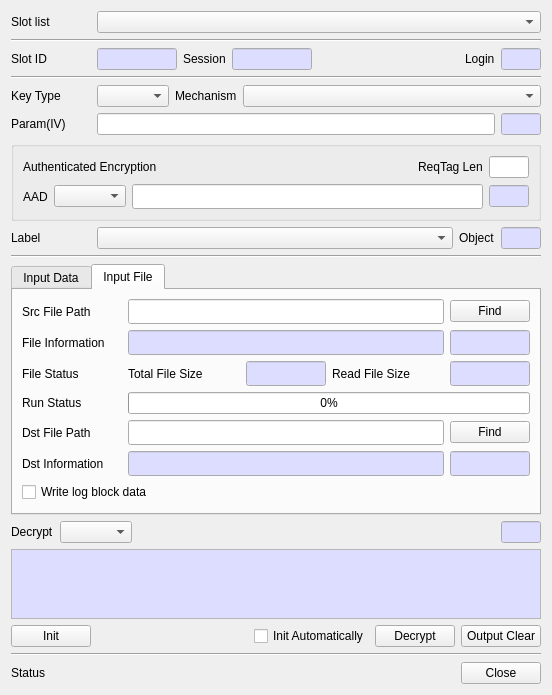
<?xml version="1.0" encoding="UTF-8"?>
<ui version="4.0">
 <class>DecryptDlg</class>
 <widget class="QDialog" name="DecryptDlg">
  <property name="geometry">
   <rect>
    <x>0</x>
    <y>0</y>
    <width>552</width>
    <height>671</height>
   </rect>
  </property>
  <property name="windowTitle">
   <string>Decrypt</string>
  </property>
  <layout class="QVBoxLayout" name="verticalLayout">
   <item>
    <layout class="QGridLayout" name="gridLayout">
     <property name="topMargin">
      <number>0</number>
     </property>
     <item row="0" column="0">
      <widget class="QLabel" name="label">
       <property name="minimumSize">
        <size>
         <width>80</width>
         <height>0</height>
        </size>
       </property>
       <property name="text">
        <string>Slot list</string>
       </property>
      </widget>
     </item>
     <item row="0" column="1">
      <widget class="QComboBox" name="mSlotsCombo">
       <property name="sizePolicy">
        <sizepolicy hsizetype="Preferred" vsizetype="Fixed">
         <horstretch>1</horstretch>
         <verstretch>0</verstretch>
        </sizepolicy>
       </property>
      </widget>
     </item>
    </layout>
   </item>
   <item>
    <widget class="Line" name="line">
     <property name="orientation">
      <enum>Qt::Horizontal</enum>
     </property>
    </widget>
   </item>
   <item>
    <layout class="QHBoxLayout" name="horizontalLayout">
     <property name="bottomMargin">
      <number>0</number>
     </property>
     <item>
      <widget class="QLabel" name="label_10">
       <property name="minimumSize">
        <size>
         <width>80</width>
         <height>0</height>
        </size>
       </property>
       <property name="text">
        <string>Slot ID</string>
       </property>
      </widget>
     </item>
     <item>
      <widget class="QLineEdit" name="mSlotIDText">
       <property name="maximumSize">
        <size>
         <width>80</width>
         <height>16777215</height>
        </size>
       </property>
       <property name="palette">
        <palette>
         <active>
          <colorrole role="Base">
           <brush brushstyle="SolidPattern">
            <color alpha="255">
             <red>221</red>
             <green>221</green>
             <blue>255</blue>
            </color>
           </brush>
          </colorrole>
         </active>
         <inactive>
          <colorrole role="Base">
           <brush brushstyle="SolidPattern">
            <color alpha="255">
             <red>221</red>
             <green>221</green>
             <blue>255</blue>
            </color>
           </brush>
          </colorrole>
         </inactive>
         <disabled>
          <colorrole role="Base">
           <brush brushstyle="SolidPattern">
            <color alpha="255">
             <red>240</red>
             <green>240</green>
             <blue>240</blue>
            </color>
           </brush>
          </colorrole>
         </disabled>
        </palette>
       </property>
       <property name="readOnly">
        <bool>true</bool>
       </property>
      </widget>
     </item>
     <item>
      <widget class="QLabel" name="label_9">
       <property name="text">
        <string>Session</string>
       </property>
      </widget>
     </item>
     <item>
      <widget class="QLineEdit" name="mSessionText">
       <property name="maximumSize">
        <size>
         <width>80</width>
         <height>16777215</height>
        </size>
       </property>
       <property name="palette">
        <palette>
         <active>
          <colorrole role="Base">
           <brush brushstyle="SolidPattern">
            <color alpha="255">
             <red>221</red>
             <green>221</green>
             <blue>255</blue>
            </color>
           </brush>
          </colorrole>
         </active>
         <inactive>
          <colorrole role="Base">
           <brush brushstyle="SolidPattern">
            <color alpha="255">
             <red>221</red>
             <green>221</green>
             <blue>255</blue>
            </color>
           </brush>
          </colorrole>
         </inactive>
         <disabled>
          <colorrole role="Base">
           <brush brushstyle="SolidPattern">
            <color alpha="255">
             <red>240</red>
             <green>240</green>
             <blue>240</blue>
            </color>
           </brush>
          </colorrole>
         </disabled>
        </palette>
       </property>
       <property name="readOnly">
        <bool>true</bool>
       </property>
      </widget>
     </item>
     <item>
      <spacer name="horizontalSpacer_2">
       <property name="orientation">
        <enum>Qt::Horizontal</enum>
       </property>
       <property name="sizeHint" stdset="0">
        <size>
         <width>40</width>
         <height>20</height>
        </size>
       </property>
      </spacer>
     </item>
     <item>
      <widget class="QLabel" name="label_8">
       <property name="text">
        <string>Login</string>
       </property>
      </widget>
     </item>
     <item>
      <widget class="QLineEdit" name="mLoginText">
       <property name="maximumSize">
        <size>
         <width>40</width>
         <height>16777215</height>
        </size>
       </property>
       <property name="palette">
        <palette>
         <active>
          <colorrole role="Base">
           <brush brushstyle="SolidPattern">
            <color alpha="255">
             <red>221</red>
             <green>221</green>
             <blue>255</blue>
            </color>
           </brush>
          </colorrole>
         </active>
         <inactive>
          <colorrole role="Base">
           <brush brushstyle="SolidPattern">
            <color alpha="255">
             <red>221</red>
             <green>221</green>
             <blue>255</blue>
            </color>
           </brush>
          </colorrole>
         </inactive>
         <disabled>
          <colorrole role="Base">
           <brush brushstyle="SolidPattern">
            <color alpha="255">
             <red>240</red>
             <green>240</green>
             <blue>240</blue>
            </color>
           </brush>
          </colorrole>
         </disabled>
        </palette>
       </property>
       <property name="readOnly">
        <bool>true</bool>
       </property>
      </widget>
     </item>
    </layout>
   </item>
   <item>
    <widget class="Line" name="line_2">
     <property name="orientation">
      <enum>Qt::Horizontal</enum>
     </property>
    </widget>
   </item>
   <item>
    <layout class="QGridLayout" name="gridLayout_2">
     <property name="topMargin">
      <number>0</number>
     </property>
     <item row="0" column="0">
      <widget class="QLabel" name="label_2">
       <property name="minimumSize">
        <size>
         <width>80</width>
         <height>0</height>
        </size>
       </property>
       <property name="maximumSize">
        <size>
         <width>80</width>
         <height>16777215</height>
        </size>
       </property>
       <property name="text">
        <string>Key Type</string>
       </property>
      </widget>
     </item>
     <item row="0" column="1">
      <widget class="QComboBox" name="mKeyTypeCombo"/>
     </item>
     <item row="0" column="2">
      <widget class="QLabel" name="label_4">
       <property name="text">
        <string>Mechanism</string>
       </property>
      </widget>
     </item>
     <item row="0" column="3">
      <widget class="QComboBox" name="mMechCombo">
       <property name="sizePolicy">
        <sizepolicy hsizetype="Preferred" vsizetype="Fixed">
         <horstretch>1</horstretch>
         <verstretch>0</verstretch>
        </sizepolicy>
       </property>
      </widget>
     </item>
    </layout>
   </item>
   <item>
    <layout class="QGridLayout" name="gridLayout_6">
     <property name="topMargin">
      <number>0</number>
     </property>
     <item row="0" column="1">
      <widget class="QLineEdit" name="mParamText">
       <property name="maximumSize">
        <size>
         <width>16777215</width>
         <height>16777215</height>
        </size>
       </property>
      </widget>
     </item>
     <item row="0" column="0">
      <widget class="QLabel" name="label_7">
       <property name="minimumSize">
        <size>
         <width>80</width>
         <height>0</height>
        </size>
       </property>
       <property name="maximumSize">
        <size>
         <width>80</width>
         <height>16777215</height>
        </size>
       </property>
       <property name="text">
        <string>Param(IV)</string>
       </property>
      </widget>
     </item>
     <item row="0" column="2">
      <widget class="QLineEdit" name="mParamLenText">
       <property name="minimumSize">
        <size>
         <width>40</width>
         <height>0</height>
        </size>
       </property>
       <property name="maximumSize">
        <size>
         <width>40</width>
         <height>16777215</height>
        </size>
       </property>
       <property name="palette">
        <palette>
         <active>
          <colorrole role="Base">
           <brush brushstyle="SolidPattern">
            <color alpha="255">
             <red>221</red>
             <green>221</green>
             <blue>255</blue>
            </color>
           </brush>
          </colorrole>
         </active>
         <inactive>
          <colorrole role="Base">
           <brush brushstyle="SolidPattern">
            <color alpha="255">
             <red>221</red>
             <green>221</green>
             <blue>255</blue>
            </color>
           </brush>
          </colorrole>
         </inactive>
         <disabled>
          <colorrole role="Base">
           <brush brushstyle="SolidPattern">
            <color alpha="255">
             <red>240</red>
             <green>240</green>
             <blue>240</blue>
            </color>
           </brush>
          </colorrole>
         </disabled>
        </palette>
       </property>
       <property name="readOnly">
        <bool>true</bool>
       </property>
      </widget>
     </item>
    </layout>
   </item>
   <item>
    <widget class="QGroupBox" name="mAEGroup">
     <property name="minimumSize">
      <size>
       <width>0</width>
       <height>0</height>
      </size>
     </property>
     <property name="title">
      <string/>
     </property>
     <layout class="QVBoxLayout" name="verticalLayout_4">
      <item>
       <layout class="QGridLayout" name="gridLayout_15">
        <item row="0" column="3">
         <widget class="QLineEdit" name="mReqTagLenText">
          <property name="minimumSize">
           <size>
            <width>40</width>
            <height>0</height>
           </size>
          </property>
          <property name="maximumSize">
           <size>
            <width>40</width>
            <height>16777215</height>
           </size>
          </property>
         </widget>
        </item>
        <item row="0" column="2">
         <widget class="QLabel" name="label_21">
          <property name="text">
           <string>ReqTag Len</string>
          </property>
         </widget>
        </item>
        <item row="0" column="0">
         <widget class="QLabel" name="label_20">
          <property name="text">
           <string>Authenticated Encryption</string>
          </property>
         </widget>
        </item>
        <item row="0" column="1">
         <spacer name="horizontalSpacer_7">
          <property name="orientation">
           <enum>Qt::Horizontal</enum>
          </property>
          <property name="sizeHint" stdset="0">
           <size>
            <width>40</width>
            <height>20</height>
           </size>
          </property>
         </spacer>
        </item>
       </layout>
      </item>
      <item>
       <layout class="QGridLayout" name="gridLayout_18">
        <item row="0" column="2">
         <widget class="QLineEdit" name="mAADText">
          <property name="font">
           <font>
            <family>굴림체</family>
           </font>
          </property>
         </widget>
        </item>
        <item row="0" column="0">
         <widget class="QLabel" name="label_22">
          <property name="text">
           <string>AAD</string>
          </property>
         </widget>
        </item>
        <item row="0" column="1">
         <widget class="QComboBox" name="mAADTypeCombo"/>
        </item>
        <item row="0" column="3">
         <widget class="QLineEdit" name="mAADLenText">
          <property name="minimumSize">
           <size>
            <width>40</width>
            <height>0</height>
           </size>
          </property>
          <property name="maximumSize">
           <size>
            <width>40</width>
            <height>16777215</height>
           </size>
          </property>
          <property name="palette">
           <palette>
            <active>
             <colorrole role="Base">
              <brush brushstyle="SolidPattern">
               <color alpha="255">
                <red>221</red>
                <green>221</green>
                <blue>255</blue>
               </color>
              </brush>
             </colorrole>
            </active>
            <inactive>
             <colorrole role="Base">
              <brush brushstyle="SolidPattern">
               <color alpha="255">
                <red>221</red>
                <green>221</green>
                <blue>255</blue>
               </color>
              </brush>
             </colorrole>
            </inactive>
            <disabled>
             <colorrole role="Base">
              <brush brushstyle="SolidPattern">
               <color alpha="255">
                <red>240</red>
                <green>240</green>
                <blue>240</blue>
               </color>
              </brush>
             </colorrole>
            </disabled>
           </palette>
          </property>
          <property name="readOnly">
           <bool>true</bool>
          </property>
         </widget>
        </item>
       </layout>
      </item>
     </layout>
    </widget>
   </item>
   <item>
    <layout class="QGridLayout" name="gridLayout_3">
     <property name="topMargin">
      <number>0</number>
     </property>
     <item row="0" column="1">
      <widget class="QComboBox" name="mLabelCombo">
       <property name="sizePolicy">
        <sizepolicy hsizetype="Preferred" vsizetype="Fixed">
         <horstretch>1</horstretch>
         <verstretch>0</verstretch>
        </sizepolicy>
       </property>
      </widget>
     </item>
     <item row="0" column="2">
      <widget class="QLabel" name="label_6">
       <property name="text">
        <string>Object</string>
       </property>
      </widget>
     </item>
     <item row="0" column="0">
      <widget class="QLabel" name="label_3">
       <property name="minimumSize">
        <size>
         <width>80</width>
         <height>0</height>
        </size>
       </property>
       <property name="maximumSize">
        <size>
         <width>80</width>
         <height>16777215</height>
        </size>
       </property>
       <property name="text">
        <string>Label</string>
       </property>
      </widget>
     </item>
     <item row="0" column="3">
      <widget class="QLineEdit" name="mObjectText">
       <property name="maximumSize">
        <size>
         <width>40</width>
         <height>16777215</height>
        </size>
       </property>
       <property name="palette">
        <palette>
         <active>
          <colorrole role="Base">
           <brush brushstyle="SolidPattern">
            <color alpha="255">
             <red>221</red>
             <green>221</green>
             <blue>255</blue>
            </color>
           </brush>
          </colorrole>
         </active>
         <inactive>
          <colorrole role="Base">
           <brush brushstyle="SolidPattern">
            <color alpha="255">
             <red>221</red>
             <green>221</green>
             <blue>255</blue>
            </color>
           </brush>
          </colorrole>
         </inactive>
         <disabled>
          <colorrole role="Base">
           <brush brushstyle="SolidPattern">
            <color alpha="255">
             <red>240</red>
             <green>240</green>
             <blue>240</blue>
            </color>
           </brush>
          </colorrole>
         </disabled>
        </palette>
       </property>
       <property name="readOnly">
        <bool>true</bool>
       </property>
      </widget>
     </item>
    </layout>
   </item>
   <item>
    <widget class="Line" name="line_3">
     <property name="orientation">
      <enum>Qt::Horizontal</enum>
     </property>
    </widget>
   </item>
   <item>
    <widget class="QTabWidget" name="mInputTab">
     <property name="currentIndex">
      <number>1</number>
     </property>
     <widget class="QWidget" name="tab_2">
      <attribute name="title">
       <string>Input Data</string>
      </attribute>
      <layout class="QVBoxLayout" name="verticalLayout_2">
       <item>
        <layout class="QGridLayout" name="gridLayout_7">
         <property name="topMargin">
          <number>0</number>
         </property>
         <item row="0" column="3">
          <widget class="QLineEdit" name="mInputLenText">
           <property name="minimumSize">
            <size>
             <width>40</width>
             <height>0</height>
            </size>
           </property>
           <property name="maximumSize">
            <size>
             <width>40</width>
             <height>16777215</height>
            </size>
           </property>
           <property name="palette">
            <palette>
             <active>
              <colorrole role="Base">
               <brush brushstyle="SolidPattern">
                <color alpha="255">
                 <red>221</red>
                 <green>221</green>
                 <blue>255</blue>
                </color>
               </brush>
              </colorrole>
             </active>
             <inactive>
              <colorrole role="Base">
               <brush brushstyle="SolidPattern">
                <color alpha="255">
                 <red>221</red>
                 <green>221</green>
                 <blue>255</blue>
                </color>
               </brush>
              </colorrole>
             </inactive>
             <disabled>
              <colorrole role="Base">
               <brush brushstyle="SolidPattern">
                <color alpha="255">
                 <red>240</red>
                 <green>240</green>
                 <blue>240</blue>
                </color>
               </brush>
              </colorrole>
             </disabled>
            </palette>
           </property>
           <property name="readOnly">
            <bool>true</bool>
           </property>
          </widget>
         </item>
         <item row="0" column="0">
          <widget class="QLabel" name="label_5">
           <property name="text">
            <string>Input</string>
           </property>
          </widget>
         </item>
         <item row="0" column="2">
          <spacer name="horizontalSpacer_4">
           <property name="orientation">
            <enum>Qt::Horizontal</enum>
           </property>
           <property name="sizeHint" stdset="0">
            <size>
             <width>40</width>
             <height>20</height>
            </size>
           </property>
          </spacer>
         </item>
        </layout>
       </item>
       <item>
        <widget class="QPlainTextEdit" name="mInputText"/>
       </item>
       <item>
        <layout class="QGridLayout" name="gridLayout_4">
         <property name="topMargin">
          <number>0</number>
         </property>
         <item row="0" column="4">
          <widget class="QPushButton" name="mInputClearBtn">
           <property name="text">
            <string>Input Clear</string>
           </property>
          </widget>
         </item>
         <item row="0" column="2">
          <widget class="QPushButton" name="mFinalBtn">
           <property name="text">
            <string>Final</string>
           </property>
          </widget>
         </item>
         <item row="0" column="1">
          <widget class="QPushButton" name="mUpdateBtn">
           <property name="text">
            <string>Update</string>
           </property>
          </widget>
         </item>
         <item row="0" column="3">
          <spacer name="horizontalSpacer_5">
           <property name="orientation">
            <enum>Qt::Horizontal</enum>
           </property>
           <property name="sizeHint" stdset="0">
            <size>
             <width>40</width>
             <height>20</height>
            </size>
           </property>
          </spacer>
         </item>
        </layout>
       </item>
      </layout>
     </widget>
     <widget class="QWidget" name="tab_3">
      <attribute name="title">
       <string>Input File</string>
      </attribute>
      <layout class="QVBoxLayout" name="verticalLayout_3">
       <item>
        <layout class="QGridLayout" name="gridLayout_9">
         <item row="0" column="0">
          <widget class="QLabel" name="label_12">
           <property name="minimumSize">
            <size>
             <width>100</width>
             <height>0</height>
            </size>
           </property>
           <property name="maximumSize">
            <size>
             <width>100</width>
             <height>16777215</height>
            </size>
           </property>
           <property name="text">
            <string>Src File Path</string>
           </property>
          </widget>
         </item>
         <item row="0" column="1">
          <widget class="QLineEdit" name="mSrcFileText">
           <property name="font">
            <font>
             <family>굴림체</family>
            </font>
           </property>
          </widget>
         </item>
         <item row="0" column="2">
          <widget class="QPushButton" name="mFindSrcFileBtn">
           <property name="minimumSize">
            <size>
             <width>80</width>
             <height>0</height>
            </size>
           </property>
           <property name="maximumSize">
            <size>
             <width>80</width>
             <height>16777215</height>
            </size>
           </property>
           <property name="text">
            <string>Find</string>
           </property>
          </widget>
         </item>
        </layout>
       </item>
       <item>
        <layout class="QGridLayout" name="gridLayout_10">
         <item row="0" column="0">
          <widget class="QLabel" name="label_13">
           <property name="minimumSize">
            <size>
             <width>100</width>
             <height>0</height>
            </size>
           </property>
           <property name="maximumSize">
            <size>
             <width>100</width>
             <height>16777215</height>
            </size>
           </property>
           <property name="text">
            <string>File Information</string>
           </property>
          </widget>
         </item>
         <item row="0" column="1">
          <widget class="QLineEdit" name="mSrcFileInfoText">
           <property name="palette">
            <palette>
             <active>
              <colorrole role="Base">
               <brush brushstyle="SolidPattern">
                <color alpha="255">
                 <red>221</red>
                 <green>221</green>
                 <blue>255</blue>
                </color>
               </brush>
              </colorrole>
             </active>
             <inactive>
              <colorrole role="Base">
               <brush brushstyle="SolidPattern">
                <color alpha="255">
                 <red>221</red>
                 <green>221</green>
                 <blue>255</blue>
                </color>
               </brush>
              </colorrole>
             </inactive>
             <disabled>
              <colorrole role="Base">
               <brush brushstyle="SolidPattern">
                <color alpha="255">
                 <red>240</red>
                 <green>240</green>
                 <blue>240</blue>
                </color>
               </brush>
              </colorrole>
             </disabled>
            </palette>
           </property>
           <property name="font">
            <font>
             <family>굴림체</family>
            </font>
           </property>
           <property name="readOnly">
            <bool>true</bool>
           </property>
          </widget>
         </item>
         <item row="0" column="2">
          <widget class="QLineEdit" name="mSrcFileSizeText">
           <property name="minimumSize">
            <size>
             <width>80</width>
             <height>0</height>
            </size>
           </property>
           <property name="maximumSize">
            <size>
             <width>80</width>
             <height>16777215</height>
            </size>
           </property>
           <property name="palette">
            <palette>
             <active>
              <colorrole role="Base">
               <brush brushstyle="SolidPattern">
                <color alpha="255">
                 <red>221</red>
                 <green>221</green>
                 <blue>255</blue>
                </color>
               </brush>
              </colorrole>
             </active>
             <inactive>
              <colorrole role="Base">
               <brush brushstyle="SolidPattern">
                <color alpha="255">
                 <red>221</red>
                 <green>221</green>
                 <blue>255</blue>
                </color>
               </brush>
              </colorrole>
             </inactive>
             <disabled>
              <colorrole role="Base">
               <brush brushstyle="SolidPattern">
                <color alpha="255">
                 <red>240</red>
                 <green>240</green>
                 <blue>240</blue>
                </color>
               </brush>
              </colorrole>
             </disabled>
            </palette>
           </property>
           <property name="font">
            <font>
             <family>굴림체</family>
            </font>
           </property>
           <property name="readOnly">
            <bool>true</bool>
           </property>
          </widget>
         </item>
        </layout>
       </item>
       <item>
        <layout class="QGridLayout" name="gridLayout_11">
         <item row="0" column="0">
          <widget class="QLabel" name="label_14">
           <property name="minimumSize">
            <size>
             <width>100</width>
             <height>0</height>
            </size>
           </property>
           <property name="maximumSize">
            <size>
             <width>100</width>
             <height>16777215</height>
            </size>
           </property>
           <property name="text">
            <string>File Status</string>
           </property>
          </widget>
         </item>
         <item row="0" column="1">
          <widget class="QLabel" name="label_18">
           <property name="text">
            <string>Total File Size</string>
           </property>
          </widget>
         </item>
         <item row="0" column="2">
          <widget class="QLineEdit" name="mFileTotalSizeText">
           <property name="minimumSize">
            <size>
             <width>80</width>
             <height>0</height>
            </size>
           </property>
           <property name="maximumSize">
            <size>
             <width>80</width>
             <height>16777215</height>
            </size>
           </property>
           <property name="palette">
            <palette>
             <active>
              <colorrole role="Base">
               <brush brushstyle="SolidPattern">
                <color alpha="255">
                 <red>221</red>
                 <green>221</green>
                 <blue>255</blue>
                </color>
               </brush>
              </colorrole>
             </active>
             <inactive>
              <colorrole role="Base">
               <brush brushstyle="SolidPattern">
                <color alpha="255">
                 <red>221</red>
                 <green>221</green>
                 <blue>255</blue>
                </color>
               </brush>
              </colorrole>
             </inactive>
             <disabled>
              <colorrole role="Base">
               <brush brushstyle="SolidPattern">
                <color alpha="255">
                 <red>240</red>
                 <green>240</green>
                 <blue>240</blue>
                </color>
               </brush>
              </colorrole>
             </disabled>
            </palette>
           </property>
           <property name="font">
            <font>
             <family>굴림체</family>
            </font>
           </property>
           <property name="readOnly">
            <bool>true</bool>
           </property>
          </widget>
         </item>
         <item row="0" column="3">
          <widget class="QLabel" name="label_19">
           <property name="text">
            <string>Read File Size</string>
           </property>
          </widget>
         </item>
         <item row="0" column="4">
          <widget class="QLineEdit" name="mFileReadSizeText">
           <property name="minimumSize">
            <size>
             <width>80</width>
             <height>0</height>
            </size>
           </property>
           <property name="maximumSize">
            <size>
             <width>80</width>
             <height>16777215</height>
            </size>
           </property>
           <property name="palette">
            <palette>
             <active>
              <colorrole role="Base">
               <brush brushstyle="SolidPattern">
                <color alpha="255">
                 <red>221</red>
                 <green>221</green>
                 <blue>255</blue>
                </color>
               </brush>
              </colorrole>
             </active>
             <inactive>
              <colorrole role="Base">
               <brush brushstyle="SolidPattern">
                <color alpha="255">
                 <red>221</red>
                 <green>221</green>
                 <blue>255</blue>
                </color>
               </brush>
              </colorrole>
             </inactive>
             <disabled>
              <colorrole role="Base">
               <brush brushstyle="SolidPattern">
                <color alpha="255">
                 <red>240</red>
                 <green>240</green>
                 <blue>240</blue>
                </color>
               </brush>
              </colorrole>
             </disabled>
            </palette>
           </property>
           <property name="font">
            <font>
             <family>굴림체</family>
            </font>
           </property>
           <property name="readOnly">
            <bool>true</bool>
           </property>
          </widget>
         </item>
        </layout>
       </item>
       <item>
        <layout class="QGridLayout" name="gridLayout_12">
         <item row="0" column="0">
          <widget class="QLabel" name="label_15">
           <property name="minimumSize">
            <size>
             <width>100</width>
             <height>0</height>
            </size>
           </property>
           <property name="maximumSize">
            <size>
             <width>100</width>
             <height>16777215</height>
            </size>
           </property>
           <property name="text">
            <string>Run Status</string>
           </property>
          </widget>
         </item>
         <item row="0" column="1">
          <widget class="QProgressBar" name="mDecProgBar">
           <property name="value">
            <number>0</number>
           </property>
          </widget>
         </item>
        </layout>
       </item>
       <item>
        <layout class="QGridLayout" name="gridLayout_13">
         <item row="0" column="0">
          <widget class="QLabel" name="label_16">
           <property name="minimumSize">
            <size>
             <width>100</width>
             <height>0</height>
            </size>
           </property>
           <property name="maximumSize">
            <size>
             <width>100</width>
             <height>16777215</height>
            </size>
           </property>
           <property name="text">
            <string>Dst File Path</string>
           </property>
          </widget>
         </item>
         <item row="0" column="1">
          <widget class="QLineEdit" name="mDstFileText">
           <property name="font">
            <font>
             <family>굴림체</family>
            </font>
           </property>
          </widget>
         </item>
         <item row="0" column="2">
          <widget class="QPushButton" name="mFindDstFileBtn">
           <property name="minimumSize">
            <size>
             <width>80</width>
             <height>0</height>
            </size>
           </property>
           <property name="maximumSize">
            <size>
             <width>80</width>
             <height>16777215</height>
            </size>
           </property>
           <property name="text">
            <string>Find</string>
           </property>
          </widget>
         </item>
        </layout>
       </item>
       <item>
        <layout class="QGridLayout" name="gridLayout_14">
         <item row="0" column="0">
          <widget class="QLabel" name="label_17">
           <property name="minimumSize">
            <size>
             <width>100</width>
             <height>0</height>
            </size>
           </property>
           <property name="maximumSize">
            <size>
             <width>100</width>
             <height>16777215</height>
            </size>
           </property>
           <property name="text">
            <string>Dst Information</string>
           </property>
          </widget>
         </item>
         <item row="0" column="1">
          <widget class="QLineEdit" name="mDstFileInfoText">
           <property name="palette">
            <palette>
             <active>
              <colorrole role="Base">
               <brush brushstyle="SolidPattern">
                <color alpha="255">
                 <red>221</red>
                 <green>221</green>
                 <blue>255</blue>
                </color>
               </brush>
              </colorrole>
             </active>
             <inactive>
              <colorrole role="Base">
               <brush brushstyle="SolidPattern">
                <color alpha="255">
                 <red>221</red>
                 <green>221</green>
                 <blue>255</blue>
                </color>
               </brush>
              </colorrole>
             </inactive>
             <disabled>
              <colorrole role="Base">
               <brush brushstyle="SolidPattern">
                <color alpha="255">
                 <red>240</red>
                 <green>240</green>
                 <blue>240</blue>
                </color>
               </brush>
              </colorrole>
             </disabled>
            </palette>
           </property>
           <property name="font">
            <font>
             <family>굴림체</family>
            </font>
           </property>
           <property name="readOnly">
            <bool>true</bool>
           </property>
          </widget>
         </item>
         <item row="0" column="2">
          <widget class="QLineEdit" name="mDstFileSizeText">
           <property name="minimumSize">
            <size>
             <width>80</width>
             <height>0</height>
            </size>
           </property>
           <property name="maximumSize">
            <size>
             <width>80</width>
             <height>16777215</height>
            </size>
           </property>
           <property name="palette">
            <palette>
             <active>
              <colorrole role="Base">
               <brush brushstyle="SolidPattern">
                <color alpha="255">
                 <red>221</red>
                 <green>221</green>
                 <blue>255</blue>
                </color>
               </brush>
              </colorrole>
             </active>
             <inactive>
              <colorrole role="Base">
               <brush brushstyle="SolidPattern">
                <color alpha="255">
                 <red>221</red>
                 <green>221</green>
                 <blue>255</blue>
                </color>
               </brush>
              </colorrole>
             </inactive>
             <disabled>
              <colorrole role="Base">
               <brush brushstyle="SolidPattern">
                <color alpha="255">
                 <red>240</red>
                 <green>240</green>
                 <blue>240</blue>
                </color>
               </brush>
              </colorrole>
             </disabled>
            </palette>
           </property>
           <property name="font">
            <font>
             <family>굴림체</family>
            </font>
           </property>
           <property name="readOnly">
            <bool>true</bool>
           </property>
          </widget>
         </item>
        </layout>
       </item>
       <item>
        <widget class="QCheckBox" name="mWriteLogCheck">
         <property name="text">
          <string>Write log block data</string>
         </property>
        </widget>
       </item>
      </layout>
     </widget>
    </widget>
   </item>
   <item>
    <layout class="QGridLayout" name="gridLayout_8">
     <property name="topMargin">
      <number>0</number>
     </property>
     <item row="0" column="3">
      <widget class="QLineEdit" name="mOutputLenText">
       <property name="minimumSize">
        <size>
         <width>40</width>
         <height>0</height>
        </size>
       </property>
       <property name="maximumSize">
        <size>
         <width>40</width>
         <height>16777215</height>
        </size>
       </property>
       <property name="palette">
        <palette>
         <active>
          <colorrole role="Base">
           <brush brushstyle="SolidPattern">
            <color alpha="255">
             <red>221</red>
             <green>221</green>
             <blue>255</blue>
            </color>
           </brush>
          </colorrole>
         </active>
         <inactive>
          <colorrole role="Base">
           <brush brushstyle="SolidPattern">
            <color alpha="255">
             <red>221</red>
             <green>221</green>
             <blue>255</blue>
            </color>
           </brush>
          </colorrole>
         </inactive>
         <disabled>
          <colorrole role="Base">
           <brush brushstyle="SolidPattern">
            <color alpha="255">
             <red>240</red>
             <green>240</green>
             <blue>240</blue>
            </color>
           </brush>
          </colorrole>
         </disabled>
        </palette>
       </property>
       <property name="readOnly">
        <bool>true</bool>
       </property>
      </widget>
     </item>
     <item row="0" column="0">
      <widget class="QLabel" name="label_11">
       <property name="text">
        <string>Decrypt</string>
       </property>
      </widget>
     </item>
     <item row="0" column="2">
      <spacer name="horizontalSpacer_6">
       <property name="orientation">
        <enum>Qt::Horizontal</enum>
       </property>
       <property name="sizeHint" stdset="0">
        <size>
         <width>40</width>
         <height>20</height>
        </size>
       </property>
      </spacer>
     </item>
     <item row="0" column="1">
      <widget class="QComboBox" name="mOutputCombo"/>
     </item>
    </layout>
   </item>
   <item>
    <widget class="QPlainTextEdit" name="mOutputText">
     <property name="palette">
      <palette>
       <active>
        <colorrole role="Base">
         <brush brushstyle="SolidPattern">
          <color alpha="255">
           <red>221</red>
           <green>221</green>
           <blue>255</blue>
          </color>
         </brush>
        </colorrole>
       </active>
       <inactive>
        <colorrole role="Base">
         <brush brushstyle="SolidPattern">
          <color alpha="255">
           <red>221</red>
           <green>221</green>
           <blue>255</blue>
          </color>
         </brush>
        </colorrole>
       </inactive>
       <disabled>
        <colorrole role="Base">
         <brush brushstyle="SolidPattern">
          <color alpha="255">
           <red>240</red>
           <green>240</green>
           <blue>240</blue>
          </color>
         </brush>
        </colorrole>
       </disabled>
      </palette>
     </property>
     <property name="readOnly">
      <bool>true</bool>
     </property>
    </widget>
   </item>
   <item>
    <layout class="QHBoxLayout" name="horizontalLayout_2">
     <property name="bottomMargin">
      <number>0</number>
     </property>
     <item>
      <widget class="QPushButton" name="mInitBtn">
       <property name="text">
        <string>Init</string>
       </property>
      </widget>
     </item>
     <item>
      <spacer name="horizontalSpacer">
       <property name="orientation">
        <enum>Qt::Horizontal</enum>
       </property>
       <property name="sizeHint" stdset="0">
        <size>
         <width>40</width>
         <height>20</height>
        </size>
       </property>
      </spacer>
     </item>
     <item>
      <widget class="QCheckBox" name="mInitAutoCheck">
       <property name="text">
        <string>Init Automatically</string>
       </property>
      </widget>
     </item>
     <item>
      <widget class="QPushButton" name="mDecryptBtn">
       <property name="text">
        <string>Decrypt</string>
       </property>
      </widget>
     </item>
     <item>
      <widget class="QPushButton" name="mOutputClearBtn">
       <property name="text">
        <string>Output Clear</string>
       </property>
      </widget>
     </item>
    </layout>
   </item>
   <item>
    <widget class="Line" name="line_4">
     <property name="orientation">
      <enum>Qt::Horizontal</enum>
     </property>
    </widget>
   </item>
   <item>
    <layout class="QGridLayout" name="gridLayout_5">
     <property name="topMargin">
      <number>0</number>
     </property>
     <item row="0" column="2">
      <widget class="QPushButton" name="mCloseBtn">
       <property name="text">
        <string>Close</string>
       </property>
      </widget>
     </item>
     <item row="0" column="0">
      <widget class="QLabel" name="mStatusLabel">
       <property name="text">
        <string>Status</string>
       </property>
      </widget>
     </item>
     <item row="0" column="1">
      <spacer name="horizontalSpacer_3">
       <property name="orientation">
        <enum>Qt::Horizontal</enum>
       </property>
       <property name="sizeHint" stdset="0">
        <size>
         <width>40</width>
         <height>20</height>
        </size>
       </property>
      </spacer>
     </item>
    </layout>
   </item>
  </layout>
 </widget>
 <tabstops>
  <tabstop>mSlotsCombo</tabstop>
  <tabstop>mSlotIDText</tabstop>
  <tabstop>mSessionText</tabstop>
  <tabstop>mLoginText</tabstop>
  <tabstop>mKeyTypeCombo</tabstop>
  <tabstop>mMechCombo</tabstop>
  <tabstop>mLabelCombo</tabstop>
  <tabstop>mObjectText</tabstop>
  <tabstop>mOutputText</tabstop>
  <tabstop>mDecryptBtn</tabstop>
  <tabstop>mCloseBtn</tabstop>
 </tabstops>
 <resources/>
 <connections/>
</ui>
